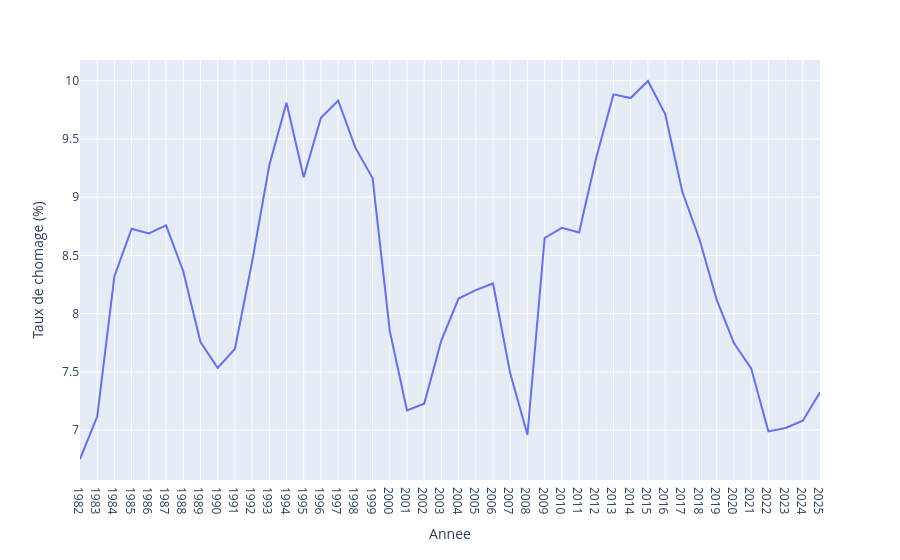

Source (notebook cell):
### Markdown cell above
<h3>Moyenne nationale par année</h3>

### Code cell
px.line(chom_coord_df.groupby("Annee")["Taux de chomage (%)"].mean().reset_index(),
        x="Annee", y="Taux de chomage (%)")

### Figure 1 — Plotly figure (JSON) as saved in the notebook; plotly's stock layout.template omitted (floating-point values rounded to 4 significant figures)
{"data": [{"hovertemplate": "Annee=%{x}<br>Taux de chomage (%)=%{y}<extra></extra>", "legendgroup": "", "line": {"color": "#636efa", "dash": "solid"}, "marker": {"symbol": "circle"}, "mode": "lines", "name": "", "orientation": "v", "showlegend": false, "type": "scatter", "x": ["1982", "1983", "1984", "1985", "1986", "1987", "1988", "1989", "1990", "1991", "1992", "1993", "1994", "1995", "1996", "1997", "1998", "1999", "2000", "2001", "2002", "2003", "2004", "2005", "2006", "2007", "2008", "2009", "2010", "2011", "2012", "2013", "2014", "2015", "2016", "2017", "2018", "2019", "2020", "2021", "2022", "2023", "2024", "2025"], "xaxis": "x", "y": [6.752, 7.116, 8.322, 8.729, 8.688, 8.758, 8.364, 7.757, 7.535, 7.696, 8.445, 9.274, 9.81, 9.172, 9.683, 9.83, 9.425, 9.164, 7.852, 7.17, 7.226, 7.771, 8.13, 8.202, 8.259, 7.488, 6.96, 8.65, 8.737, 8.697, 9.34, 9.883, 9.851, 9.998, 9.716, 9.047, 8.637, 8.118, 7.747, 7.53, 6.989, 7.018, 7.081, 7.325], "yaxis": "y"}], "layout": {"legend": {"tracegroupgap": 0}, "margin": {"t": 60}, "xaxis": {"anchor": "y", "domain": [0, 1], "title": {"text": "Annee"}}, "yaxis": {"anchor": "x", "domain": [0, 1], "title": {"text": "Taux de chomage (%)"}}}}
